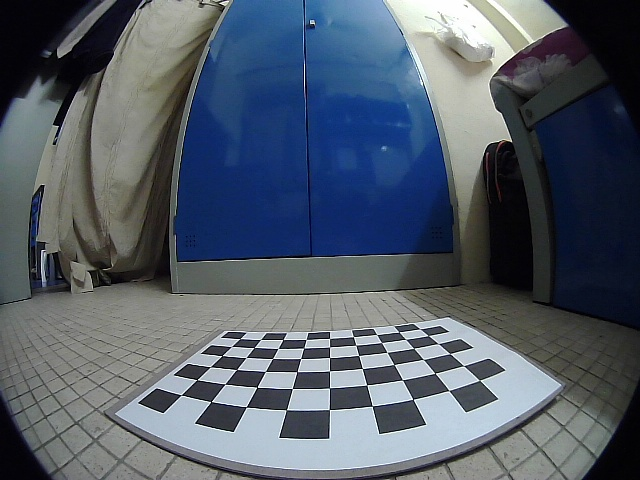
#> input picture RawImage.jpg, 640 x 480 px
$ python -i KeyPointDetectors.py   (imports and definitions only)
#> lines starting #> are read from the running program, lines starting #| are printed output that depends on the picture; after the words box and inside, x2 and y2 are one past the last pixel; in counts of white or black regions, pixels touching at a corner belong together
#> further down, picture is the input picture: shape (480, 640, 3); mean B, G, R 105, 92.9, 83.3
import cv2
import numpy as np

class detectKeypoints:
    def __init__(self, image):
        self.image = image
        self.imageCopy = self.image.copy()
        self.gray = cv2.cvtColor(self.imageCopy, cv2.COLOR_BGR2GRAY)
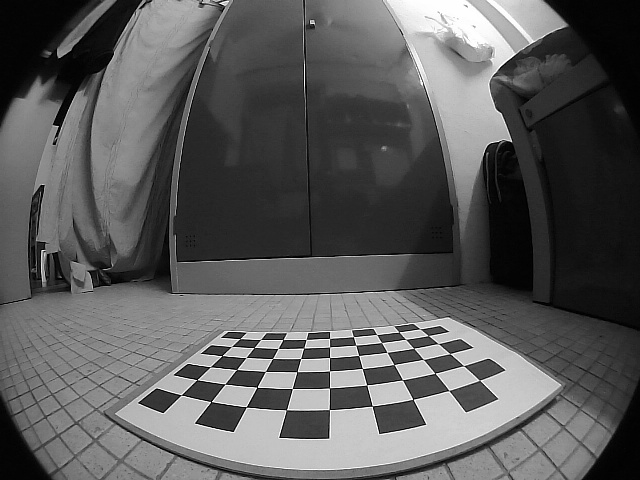
#> self.gray: shape (480, 640); min 0, max 255, mean 91.4

    def detectFAST(self):
        fast = cv2.FastFeatureDetector_create()
        fastKeyPoints = fast.detect(self.gray, None)
        imageFAST = cv2.drawKeypoints(self.imageCopy, fastKeyPoints, self.imageCopy, color=(0, 255, 255))

        return imageFAST

    def detectHarris(self):
        gray = np.float32(self.gray)
        harrisKeyPoints = cv2.cornerHarris(gray, 2, 3, 0.04)  # blockSize -eigen values-, kernel size
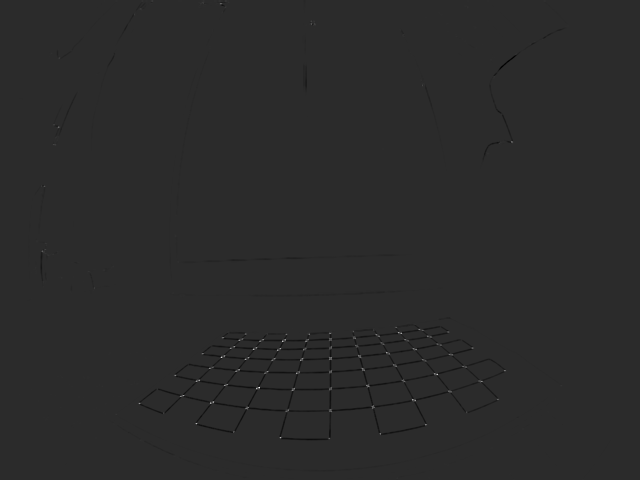
#> harrisKeyPoints: shape (480, 640) float32; min -77081384, max 373061696, mean -426137; drawn with min black and max white
        harrisKeyPoints = cv2.dilate(harrisKeyPoints, None)
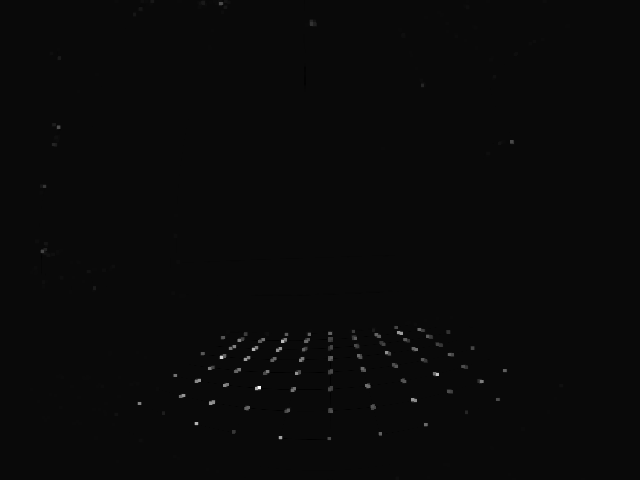
#> harrisKeyPoints: shape (480, 640) float32; min -14362819, max 373061696, mean 698291.8; drawn with min black and max white
        self.imageCopy[harrisKeyPoints > 0.01 * harrisKeyPoints.max()] = [0, 255, 255]
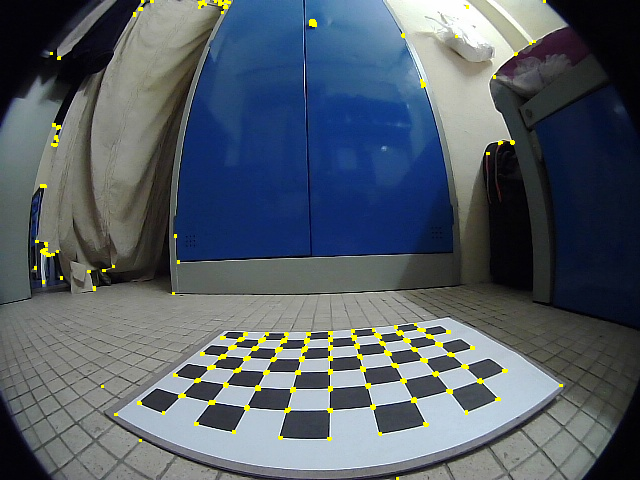
#> self.imageCopy: shape (480, 640, 3); 0.98% of pixels changed, all inside (x1, y1, x2, y2) = (34, 0, 563, 480)
        return self.imageCopy

    def detectORB(self, getKeypoints=False):
        ORB = cv2.ORB_create()
        ORBKeyPoints = ORB.detect(self.gray, None)
        self.imageCopy = cv2.drawKeypoints(self.image, ORBKeyPoints, self.imageCopy, color=(0, 255, 255), flags=0)

        if getKeypoints:
            return self.imageCopy, ORBKeyPoints
        else:
            return self.imageCopy

    def detectSIFT(self):
        SIFT = cv2.xfeatures2d.SIFT_create()
        SIFTkeyPoints = SIFT.detect(self.gray, None)
        self.imageCopy = cv2.drawKeypoints(self.gray, SIFTkeyPoints, self.imageCopy)

        return self.imageCopy

    def detectSURF(self):
        SURF = cv2.xfeatures2d.SURF_create()
        SURFKeyPoints = SURF.detect(self.gray, None)
        outputImage = self.imageCopy = cv2.drawKeypoints(self.gray, SURFKeyPoints, self.imageCopy)
        return outputImage

>>> import cv2
>>> picture = cv2.imread('../RawImage.jpg')
>>> result = detectKeypoints(picture).detectHarris()

$ run again, on Capture2.jpg
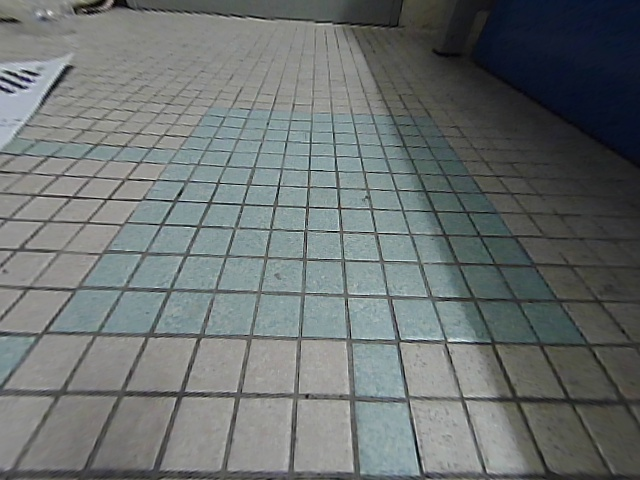
#> input picture Capture2.jpg, 640 x 480 px
#> picture is the input picture: shape (480, 640, 3); mean B, G, R 112, 112.6, 106.8
#> in detectHarris, `harrisKeyPoints = cv2.dilate(harrisKeyPoints, None)`:
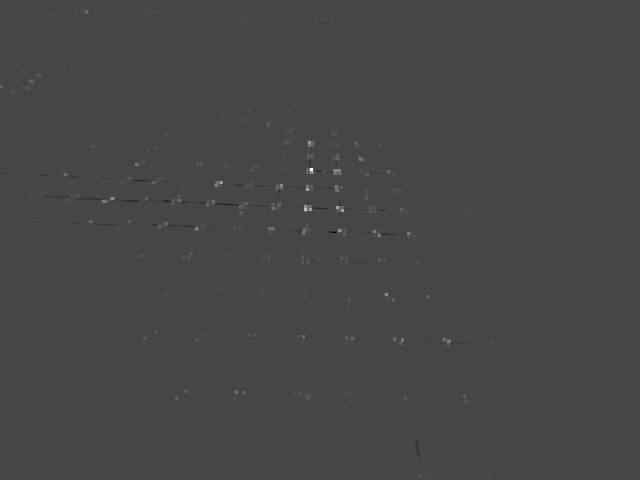
#> harrisKeyPoints: shape (480, 640) float32; min -15341170, max 40228744, mean 43044.1; drawn with min black and max white
#> in detectHarris, `self.imageCopy[harrisKeyPoints > 0.01 * harrisKeyPoints.max()] = [0, 2..`:
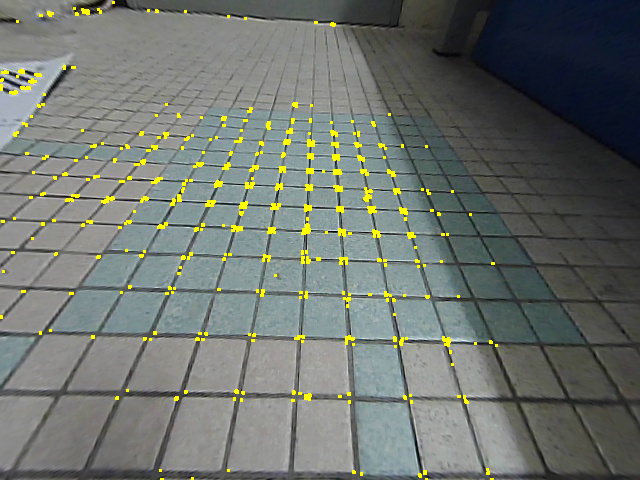
#> self.imageCopy: shape (480, 640, 3); 2.05% of pixels changed, all inside (x1, y1, x2, y2) = (0, 1, 498, 480)
